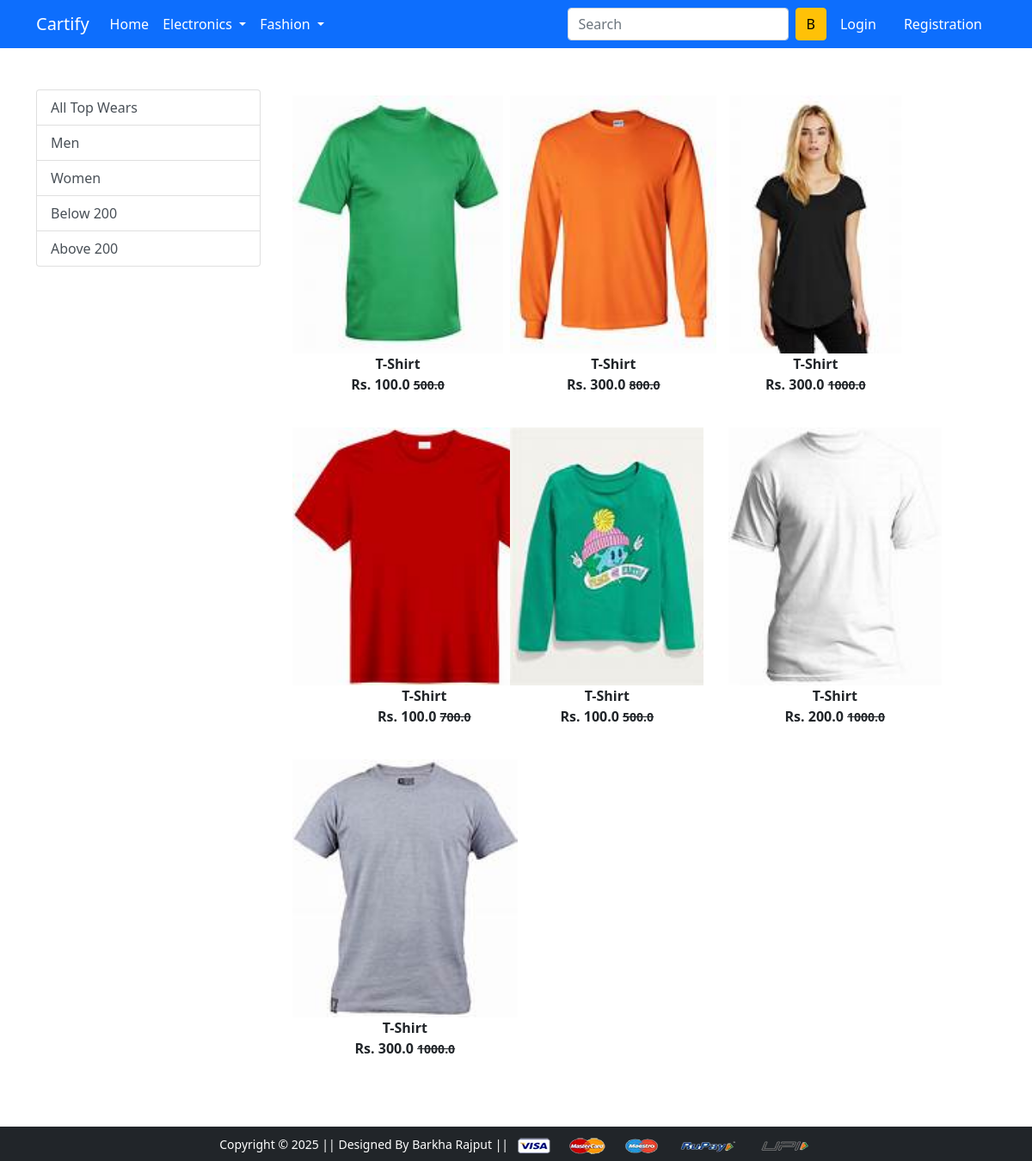
Screenshot of /topwear/ with the database file from the repository.
### app/models.py (models this page shows, shortened)
class Product(models.Model):
    title = models.CharField(max_length=100)
    selling_price = models.FloatField()
    discounted_price = models.FloatField()
    description = models.TextField()
    brand = models.CharField(max_length=100)
    category = models.CharField(choices=CATEGORY_CHOICES, max_length=2)
    product_image = models.ImageField(upload_to='productimg')

### app/views.py (the view)
# urls.py: path('topwear/', views.top_wear, name='topwear'),
def top_wear(request, data=None):
  totalitem = 0
  if data == None:
   topwears = Product.objects.filter(category='TW')
  elif data == 'Men' or data == 'Women':
   topwears = Product.objects.filter(category='TW').filter(brand=data)
  elif data == 'below':
   topwears = Product.objects.filter(category='TW').filter(discounted_price__lt=200)
  elif data == 'above':
   topwears = Product.objects.filter(category='TW').filter(discounted_price__gt=200)
  if request.user.is_authenticated:
   totalitem = len(Cart.objects.filter(user=request.user))
  return render(request, 'app/topwear.html', {'topwears':topwears, 'totalitem':totalitem})

### app/templates/app/topwear.html (shortened to what this page needs)
{% extends 'app/base.html' %}
{% load static %}
{% block main-content %}
<div class="container my-5">
 <div class="row">
  <div class="col-sm-3">
    <div class="list-group">
  <a href="{% url 'topwear' %}" class="list-group-item list-group-item-action" aria-current="true">All Top Wears</a>
  <a href="{% url 'topweardata' 'Men' %}" class="list-group-item list-group-item-action">Men</a>
  <a href="{% url 'topweardata' 'Women' %}" class="list-group-item list-group-item-action">Women</a>
  <a href="{% url 'topweardata' 'below' %}" class="list-group-item list-group-item-action">Below 200</a>
  <a href="{% url 'topweardata' 'above' %}" class="list-group-item list-group-item-action">Above 200</a>
</div>
  </div>
  <div class="col-sm-8">
    <div class="row">
        {% for product in topwears %}
        <div class="col-sm-4 text-center mb-4">
            <a href="{% url 'product-detail' product.id %}" class="btn">
                <div class="item">
                    <img src="{{product.product_image.url}}" alt="" height="300" class="">
                    <div class="fw-bold">{{product.title}}</div>
                    <div class="fw-bold">Rs. {{product.discounted_price}}
                        <small class="fw light text-decoration-line-through">{{product.selling_price}}</small>
                    </div>
                </div>
            </a>
        </div>
        {% endfor %}
    </div>
  </div>
 </div>
</div>
{% endblock main-content %}

### rows the page displays
Product: product_image (picture), title "T-Shirt", discounted_price "100.0", selling_price "500.0"
Product: product_image (picture), title "T-Shirt", discounted_price "300.0", selling_price "800.0"
Product: product_image (picture), title "T-Shirt", discounted_price "300.0", selling_price "1000.0"
Product: product_image (picture), title "T-Shirt", discounted_price "100.0", selling_price "700.0"
Product: product_image (picture), title "T-Shirt", discounted_price "100.0", selling_price "500.0"
Product: product_image (picture), title "T-Shirt", discounted_price "200.0", selling_price "1000.0"
Product: product_image (picture), title "T-Shirt", discounted_price "300.0", selling_price "1000.0"
